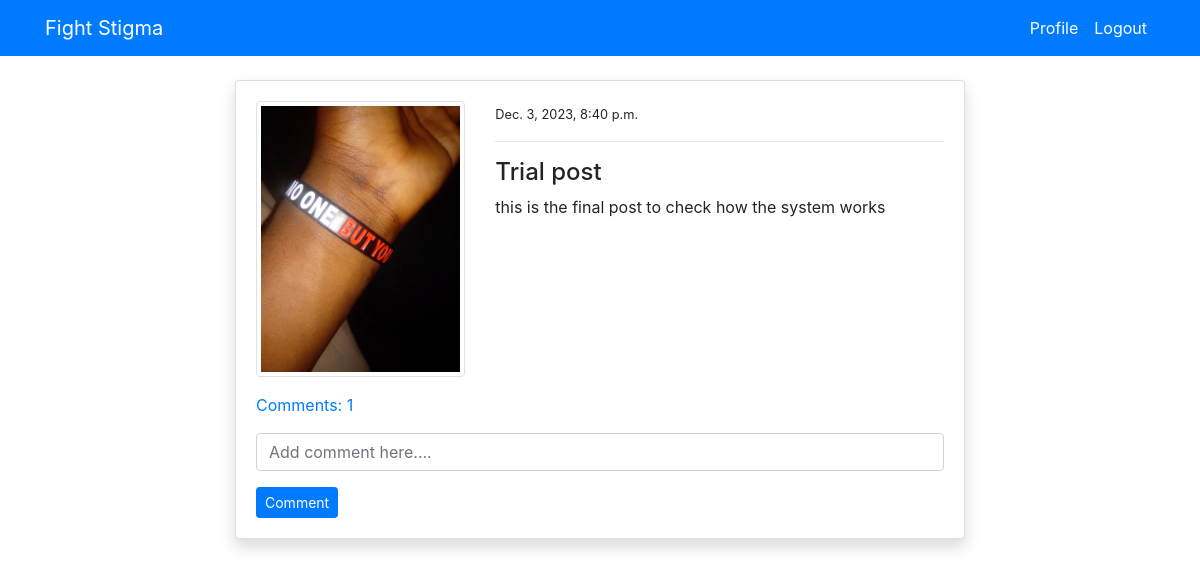
Screenshot of /post_detail/11/ (signed in) with the database file from the repository.
### blog/models.py (models this page shows, shortened)
class PostModel(models.Model):
    title = models.CharField(max_length=100)
    content = models.TextField()
    author = models.ForeignKey(User, on_delete=models.CASCADE)
    date_created = models.DateTimeField(auto_now_add=True)
    class Meta:
        ordering = ('-date_created',)
    def comment_count(self):
        return self.comment_set.all().count()
    def comments(self):
        return self.comment_set.all()

### users/models.py (models this page shows, shortened)
class ProfileModel(models.Model):
    user = models.OneToOneField(User, on_delete=models.CASCADE)
    image = models.ImageField(default='default.jpg', upload_to='profile', validators=[
                              FileExtensionValidator(['png', 'jpg'])])

### blog/views.py (the view)
# urls.py: path('post_detail/<int:pk>/', views.post_detail, name='blog-post-detail'),
@login_required
def post_detail(request, pk):
    post = PostModel.objects.get(id=pk)
    if request.method == 'POST':
        c_form = CommentForm(request.POST)
        if c_form.is_valid():
            instance = c_form.save(commit=False)
            instance.user = request.user
            instance.post = post
            instance.save()
            return redirect('blog-post-detail', pk=post.id)
    else:
        c_form = CommentForm()
    context = {
        'post': post,
        'c_form': c_form,
    }
    return render(request, 'blog/post_detail.html', context)

### blog/forms.py
class CommentForm(forms.ModelForm):
    content = forms.CharField(
        label='', widget=forms.TextInput(attrs={'placeholder': 'Add comment here....'}))
    class Meta:
        model = Comment
        fields = ('content',)

### templates/blog/post_detail.html (shortened to what this page needs)
{% extends 'partials/base.html' %}
{% load crispy_forms_tags %}
{% block content %}
<div class="container">
    <div class="row mt-5 pt-3">
        <div class="col-md-8 offset-md-2">
            <div class="card my-3 shadow">
                <div class="card-body">
                    <div class="row">
                        <div class="col-md-4">
                            <img class="img-thumbnail" src="{{ post.author.profilemodel.image.url }}" alt="profile-img">
                        </div>
                        <div class="col-md-8">
                            <small>{{ post.date_created }}</small>
                            <hr>
                            <h4>{{ post.title }}</h4>
                            <p>
                                {{ post.content }}
                            </p>
                        </div>
                    </div>
                    <p class="mt-3">
                        <a class="" data-toggle="collapse" href="#collapseExample" role="button" aria-expanded="false"
                            aria-controls="collapseExample">
                            Comments: {{ post.comment_count }}
                        </a>
                    </p>
                    <form method="POST">
                        {{ c_form|crispy }}
                        <input class="btn btn-primary btn-sm" type="submit" value="Comment">
                    </form>
                </div>
            </div>
        </div>
    </div>
</div>
{% endblock %}

### rows the page displays
PostModel: author.profilemodel.image (picture), date_created "Dec. 3, 2023, 8:40 p.m.", title "Trial post", content "this is the final post to check how the system works", comment_count "1"
